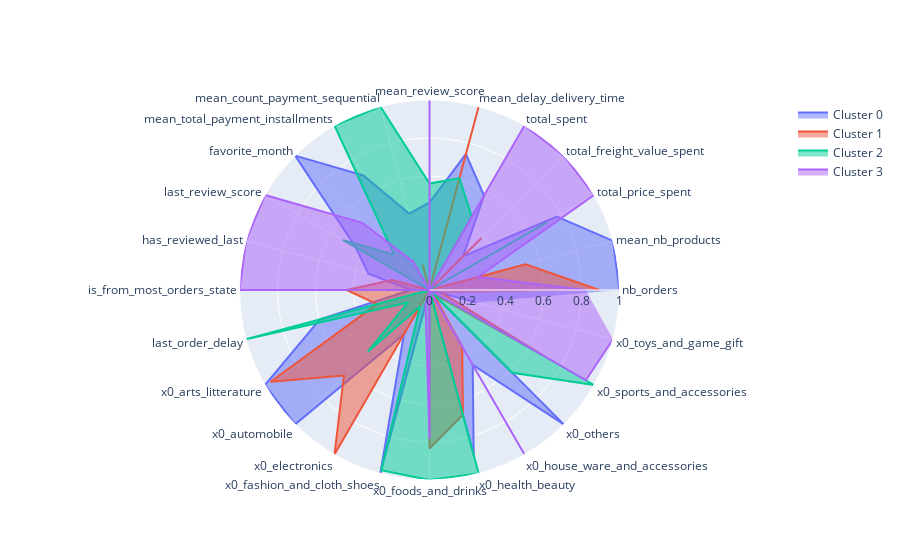

Notebook code for this chart:
### Code cell
utils2.plot_radars(kmeans_clusters,"kmeans_label_1",[0,1,2,3,4])
#plot_radars(kmeans_clusters,"kmeans_label_1",[2,3])
 
 
            
#exlude_cols=[col for col in kmeans_clusters.columns.tolist() if col not in ['kmeans_label_1','kmeans_label_2','index']  if not col.startswith('pca')]
#utils2.plot_radars(kmeans_clusters, 'kmeans_label_1','moyennes des variables par clusters',exlude_cols)

### Figure 1 — Plotly figure (JSON) as saved in the notebook; plotly's stock layout.template omitted (floating-point values rounded to 4 significant figures)
{"data": [{"fill": "toself", "name": "Cluster 0", "r": [1, 1.0, 0.7733, 0.2498, 0.5744, 0.7406, 0.4598, 0.4162, 0.6962, 1, 0.4478, 0.3329, 0.09719, 0.5974, 1, 1, 0.2684, 1, 0, 0.8992, 0.4546, 1, 0, 0.2566, 0.5974, 0.5974, 0], "theta": ["nb_orders", "mean_nb_products", "total_price_spent", "total_freight_value_spent", "total_spent", "mean_delay_delivery_time", "mean_review_score", "mean_count_payment_sequential", "mean_total_payment_installments", "favorite_month", "last_review_score", "has_reviewed_last", "is_from_most_orders_state", "last_order_delay", "x0_arts_litterature", "x0_automobile", "x0_electronics", "x0_fashion_and_cloth_shoes", "x0_foods_and_drinks", "x0_health_beauty", "x0_house_ware_and_accessories", "x0_others", "x0_sports_and_accessories", "x0_toys_and_game_gift"], "type": "scatterpolar"}, {"fill": "toself", "name": "Cluster 1", "r": [0.8936, 0.5233, 0, 0.3868, 0, 1, 0, 0.1381, 0, 0, 0, 0.2051, 0.4357, 0.2866, 0.9654, 0.6372, 1, 0, 0.8345, 0.6798, 0.3442, 0.02653, 0.6889, 0.07229, 0.2866, 0.2866, 1], "theta": ["nb_orders", "mean_nb_products", "total_price_spent", "total_freight_value_spent", "total_spent", "mean_delay_delivery_time", "mean_review_score", "mean_count_payment_sequential", "mean_total_payment_installments", "favorite_month", "last_review_score", "has_reviewed_last", "is_from_most_orders_state", "last_order_delay", "x0_arts_litterature", "x0_automobile", "x0_electronics", "x0_fashion_and_cloth_shoes", "x0_foods_and_drinks", "x0_health_beauty", "x0_house_ware_and_accessories", "x0_others", "x0_sports_and_accessories", "x0_toys_and_game_gift"], "type": "scatterpolar"}, {"fill": "toself", "name": "Cluster 2", "r": [0, 0, 0.7127, 0, 0.4446, 0.6098, 0.5602, 1, 1, 0.2626, 0.5274, 0, 0, 1, 0.1312, 0.4598, 0.1006, 0.9818, 1, 1, 0, 0.6162, 1, 0, 1, 1, 2], "theta": ["nb_orders", "mean_nb_products", "total_price_spent", "total_freight_value_spent", "total_spent", "mean_delay_delivery_time", "mean_review_score", "mean_count_payment_sequential", "mean_total_payment_installments", "favorite_month", "last_review_score", "has_reviewed_last", "is_from_most_orders_state", "last_order_delay", "x0_arts_litterature", "x0_automobile", "x0_electronics", "x0_fashion_and_cloth_shoes", "x0_foods_and_drinks", "x0_health_beauty", "x0_house_ware_and_accessories", "x0_others", "x0_sports_and_accessories", "x0_toys_and_game_gift"], "type": "scatterpolar"}, {"fill": "toself", "name": "Cluster 3", "r": [0.8218, 0.2641, 1, 1.0, 1, 0, 1, 0, 0.1741, 0.5002, 1, 1, 1, 0, 0, 0, 0, 0.08158, 0.7829, 0, 1, 0, 0.9501, 1, 0, 0, 3], "theta": ["nb_orders", "mean_nb_products", "total_price_spent", "total_freight_value_spent", "total_spent", "mean_delay_delivery_time", "mean_review_score", "mean_count_payment_sequential", "mean_total_payment_installments", "favorite_month", "last_review_score", "has_reviewed_last", "is_from_most_orders_state", "last_order_delay", "x0_arts_litterature", "x0_automobile", "x0_electronics", "x0_fashion_and_cloth_shoes", "x0_foods_and_drinks", "x0_health_beauty", "x0_house_ware_and_accessories", "x0_others", "x0_sports_and_accessories", "x0_toys_and_game_gift"], "type": "scatterpolar"}, {"fill": "toself", "name": "Cluster 4", "r": [], "theta": ["nb_orders", "mean_nb_products", "total_price_spent", "total_freight_value_spent", "total_spent", "mean_delay_delivery_time", "mean_review_score", "mean_count_payment_sequential", "mean_total_payment_installments", "favorite_month", "last_review_score", "has_reviewed_last", "is_from_most_orders_state", "last_order_delay", "x0_arts_litterature", "x0_automobile", "x0_electronics", "x0_fashion_and_cloth_shoes", "x0_foods_and_drinks", "x0_health_beauty", "x0_house_ware_and_accessories", "x0_others", "x0_sports_and_accessories", "x0_toys_and_game_gift"], "type": "scatterpolar"}], "layout": {"polar": {"radialaxis": {"range": [0, 1], "visible": true}}, "showlegend": true, "title": {"font": {"size": 18}, "text": "", "x": 0.5, "xanchor": "center", "y": 0.95, "yanchor": "top"}}}
